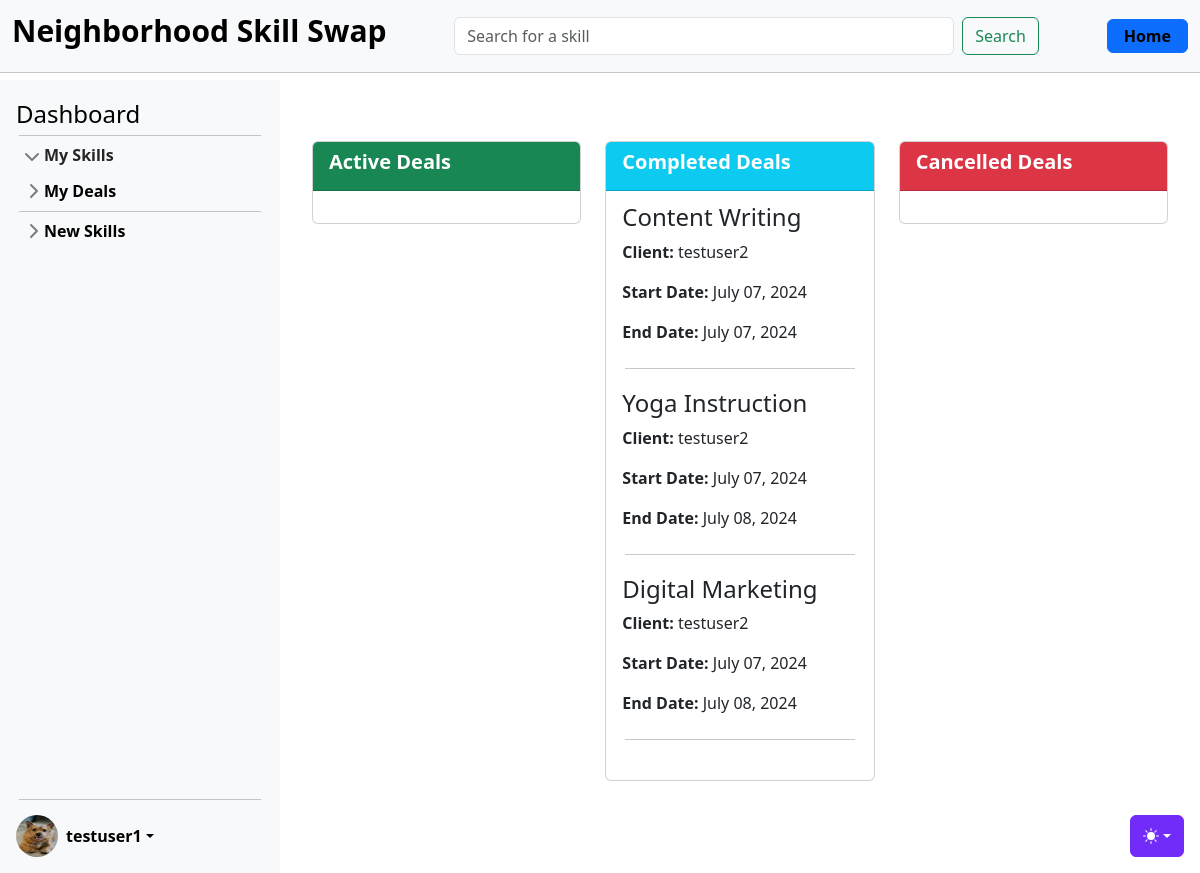
The app's page /skills/deals/ (signed in) with its own data.
### accounts/models.py (models this page shows, shortened)
class CustomUser(AbstractUser):
    age = models.PositiveIntegerField(null=True, blank=True)

class UserProfile(models.Model):
    user = models.OneToOneField(
        CustomUser, on_delete=models.CASCADE, related_name="profile"
    )  # A one-to-one link to the user model
    profile_image = models.ImageField(
        upload_to="profile_images/", null=True, blank=True
    )  # A field to upload a profile image
    location = models.CharField(
        max_length=255, blank=True
    )  # Information about where the user is located (could be a city, region, or specific address)
    bio = models.TextField(
        max_length=500, blank=True
    )  # A short biography or description about the user.
    phone_number = models.CharField(
        max_length=20, blank=True
    )  # A phone number for contact purposes
    skills_offered = models.TextField(
        max_length=500, blank=True
    )  # A field to summarize the skills the user offers
    availability = models.CharField(
        max_length=255, blank=True
    )  # Information about the user's general availability (e.g., evenings, weekends)
    credits = models.IntegerField(
        default=0
    )  # Field to store the number of credits a user has

### skills/models.py (models this page shows, shortened)
class SkillDeal(models.Model):
    PENDING = "pending"
    ACTIVE = "active"
    COMPLETED = "completed"
    CANCELLED = "cancelled"
    STATUS_CHOICES = [
        (PENDING, "Pending"),
        (ACTIVE, "Active"),
        (COMPLETED, "Completed"),
        (CANCELLED, "Cancelled"),
    ]
    skill = models.ForeignKey(Skill, on_delete=models.CASCADE)
    owner = models.ForeignKey(
        settings.AUTH_USER_MODEL, on_delete=models.CASCADE, related_name="owner"
    )
    provider = models.ForeignKey(
        settings.AUTH_USER_MODEL, on_delete=models.CASCADE, related_name="requester"
    )
    status = models.CharField(max_length=20, choices=STATUS_CHOICES, default=PENDING)
    created_at = models.DateTimeField(auto_now_add=True)
    start_date = models.DateTimeField(null=True, blank=True)
    end_date = models.DateTimeField(null=True, blank=True)

class Skill(models.Model):
    name = models.CharField(max_length=100, blank=False)
    level = models.CharField(max_length=20, blank=False)
    description = models.TextField()
    owner = models.ForeignKey(settings.AUTH_USER_MODEL, on_delete=models.CASCADE)
    category = models.ForeignKey(Category, on_delete=models.CASCADE)
    date = models.DateTimeField(auto_now_add=True)
    skill_type = models.CharField(max_length=20, blank=False)
    rating = models.FloatField(default=5.0)

### skills/views_deals.py (the view)
# urls.py: path("deals/", SkillDealListView.as_view(), name="skill_deal_list"),
class SkillDealListView(LoginRequiredMixin, ListView):
    model = SkillDeal
    template_name = "skills/skill_deal_list.html"
    context_object_name = "my_deals"
    def get_queryset(self):
        user = self.request.user
        filter_type = self.kwargs.get("filter_type", "all")
        if filter_type == "provided":
            queryset = SkillDeal.objects.filter(provider=user)
        elif filter_type == "requested":
            queryset = SkillDeal.objects.filter(owner=user)
        else:
            queryset = SkillDeal.objects.filter(Q(provider=user) | Q(owner=user))
        reviewed_skills = Review.objects.filter(owner=user).values_list(
            "skill_id", flat=True
        )
        queryset = queryset.exclude(
            Q(status=SkillDeal.COMPLETED) & Q(skill_id__in=reviewed_skills)
        )
        return queryset
    def get_context_data(self, **kwargs):
        context = super().get_context_data(**kwargs)
        context["filter_type"] = self.kwargs.get("filter_type", "all")
        return context

### templates/skills/skill_deal_list.html (shortened to what this page needs)
{% extends "base.html" %}
{% block content %}
<div class="container mt-4">
    <div class="row">
        <div class="col-md-4 mb-4">
            <div class="card">
                <div class="card-header bg-success text-white">
                    <h5 class="card-title">Active Deals</h5>
                </div>
                <div class="card-body">
                </div>
            </div>
        </div>
        <div class="col-md-4 mb-4">
            <div class="card">
                <div class="card-header bg-info text-white">
                    <h5 class="card-title">Completed Deals</h5>
                </div>
                <div class="card-body">
                    {% for deal in my_deals %}
                        {% if deal.status == 'completed' %}
                        <div class="mb-3">
                            <h4 class="card-subtitle mb-2">{{ deal.skill.name }}</h4>
                            {% if deal.owner != request.user %}
                            <p class="card-text"><strong>Client:</strong> {{ deal.owner.username }}</p>
                            {% endif %}
                            <p class="card-text"><strong>Start Date:</strong> {{ deal.start_date|date:"F d, Y" }}</p>
                            <p class="card-text"><strong>End Date:</strong> {{ deal.end_date|date:"F d, Y" }}</p>
                        </div>
                        <hr class="my-4">
                    {% endif %}
                    {% empty %}
                    <p>No completed deals to review.</p>
                    {% endfor %}
                </div>
            </div>
        </div>
        <div class="col-md-4 mb-4">
            <div class="card">
                <div class="card-header bg-danger text-white">
                    <h5 class="card-title">Cancelled Deals</h5>
                </div>
                <div class="card-body">
                </div>
            </div>
        </div>
    </div>
</div>
{% endblock %}

### templates/partials/_sidebar.html (shortened to what this page needs)
{% load static %}
<div class="sidebar d-flex flex-column flex-shrink-0 p-3 bg-body-tertiary" style="width: 280px;">
    <a href="{% url 'dashboard' user.id %}" class="d-flex align-items-center mb-3 mb-md-0 me-md-auto link-body-emphasis text-decoration-none">
        <span class="fs-4">Dashboard</span>
    </a>
    <hr>
    <ul class="list-unstyled ps-0">
        <li class="mb-1">
            <button class="btn btn-toggle d-inline-flex align-items-center rounded border-0 collapsed" data-bs-toggle="collapse" data-bs-target="#home-collapse" aria-expanded="true">
                My Skills
            </button>
        </li>
        <li class="mb-1">
            <button class="btn btn-toggle d-inline-flex align-items-center rounded border-0 collapsed" data-bs-toggle="collapse" data-bs-target="#dashboard-collapse" aria-expanded="false">
                My Deals
            </button>
        </li>
        <hr>
        <li class="mb-1">
            <button class="btn btn-toggle d-inline-flex align-items-center rounded border-0 collapsed" data-bs-toggle="collapse" data-bs-target="#orders-collapse" aria-expanded="false">
                New Skills
            </button>
        </li>
    </ul>
    <div class="dropdown mt-auto">
        <hr style="margin-bottom: 15px;">
        <a href="#" class="d-flex align-items-center link-body-emphasis text-decoration-none dropdown-toggle" data-bs-toggle="dropdown" aria-expanded="false">
            {% if user.is_authenticated %}
                {% if user.profile.profile_image %}
                    <img src="{{ user.profile.profile_image.url }}" alt="" width="42" height="42" class="rounded-circle me-2">
                {% else %}
                    <img src="{% static 'img/default_pic.jpg' %}" alt="" width="42" height="42" class="rounded-circle me-2">
                {% endif %}
                <strong>{{ user.username }}</strong>
            {% else %}
                <strong>User</strong>
            {% endif %}
        </a>
    </div>
</div>

### static/css/sidebars.css (style rules this page uses)
body { min-height: 100vh; min-height: -webkit-fill-available; }
html { height: -webkit-fill-available; }
.dropdown-toggle { outline: 0; }
.btn-toggle { padding: .25rem .5rem; font-weight: 600; color: var(--bs-emphasis-color); background-color: transparent; }
.btn-toggle::before { width: 1.25em; line-height: 0; transition: transform .35s ease; transform-origin: .5em 50%; }
.btn-toggle[aria-expanded="true"] { color: rgba(var(--bs-emphasis-color-rgb), .85); }
.btn-toggle[aria-expanded="true"]::before { transform: rotate(90deg); }

### static/css/main.css (style rules this page uses)
hr { margin: 3px; }
.sidebar { position: fixed; top: 80px; left: 0; bottom: 0; width: 280px; padding: 20px; background-color: #f8f9fa; overflow-y: auto; z-index: 1000; }

### static/css/dashboard.css (style rules this page uses)
.card-title { font-weight: bold; }
.card-text { margin-bottom: 1rem; }

### records on screen
CustomUser: profile.profile_image (picture), username "testuser1"
SkillDeal: skill.name "Content Writing", owner.username "testuser2", start_date "July 07, 2024", end_date "July 07, 2024"
SkillDeal: skill.name "Yoga Instruction", owner.username "testuser2", start_date "July 07, 2024", end_date "July 08, 2024"
SkillDeal: skill.name "Digital Marketing", owner.username "testuser2", start_date "July 07, 2024", end_date "July 08, 2024"
